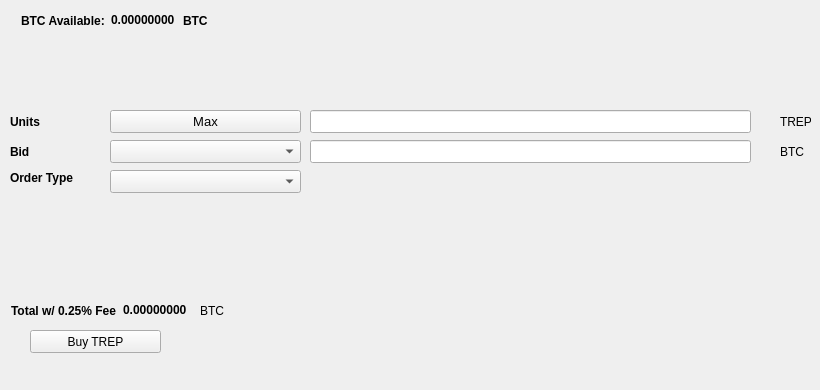
   <widget class="QWidget" name="BuyTab">
    <attribute name="title">
     <string>Buy</string>
    </attribute>
    <widget class="QPushButton" name="BuyTREP">
     <property name="geometry">
      <rect>
       <x>30</x>
       <y>330</y>
       <width>131</width>
       <height>23</height>
      </rect>
     </property>
     <property name="text">
      <string>Buy TREP</string>
     </property>
     <property name="icon">
      <iconset resource="../trepco.qrc">
       <normaloff>:/icons/bitcoin</normaloff>:/icons/bitcoin</iconset>
     </property>
    </widget>
    <widget class="QLabel" name="label_3">
     <property name="geometry">
      <rect>
       <x>10</x>
       <y>110</y>
       <width>46</width>
       <height>23</height>
      </rect>
     </property>
     <property name="font">
      <font>
       <weight>75</weight>
       <bold>true</bold>
      </font>
     </property>
     <property name="text">
      <string>Units</string>
     </property>
    </widget>
    <widget class="QLineEdit" name="UnitsInput">
     <property name="geometry">
      <rect>
       <x>310</x>
       <y>110</y>
       <width>441</width>
       <height>23</height>
      </rect>
     </property>
     <property name="font">
      <font>
       <pointsize>9</pointsize>
       <weight>75</weight>
       <bold>true</bold>
      </font>
     </property>
    </widget>
    <widget class="QLineEdit" name="BuyBidPriceEdit">
     <property name="geometry">
      <rect>
       <x>310</x>
       <y>140</y>
       <width>441</width>
       <height>23</height>
      </rect>
     </property>
     <property name="font">
      <font>
       <pointsize>9</pointsize>
       <weight>75</weight>
       <bold>true</bold>
      </font>
     </property>
    </widget>
    <widget class="QLabel" name="label_4">
     <property name="geometry">
      <rect>
       <x>780</x>
       <y>110</y>
       <width>31</width>
       <height>23</height>
      </rect>
     </property>
     <property name="text">
      <string>TREP</string>
     </property>
    </widget>
    <widget class="QLabel" name="label_5">
     <property name="geometry">
      <rect>
       <x>780</x>
       <y>140</y>
       <width>31</width>
       <height>23</height>
      </rect>
     </property>
     <property name="text">
      <string>BTC</string>
     </property>
    </widget>
    <widget class="QLabel" name="label_6">
     <property name="geometry">
      <rect>
       <x>10</x>
       <y>140</y>
       <width>46</width>
       <height>23</height>
      </rect>
     </property>
     <property name="font">
      <font>
       <weight>75</weight>
       <bold>true</bold>
      </font>
     </property>
     <property name="text">
      <string>Bid</string>
     </property>
    </widget>
    <widget class="QLabel" name="label_7">
     <property name="geometry">
      <rect>
       <x>10</x>
       <y>170</y>
       <width>91</width>
       <height>16</height>
      </rect>
     </property>
     <property name="font">
      <font>
       <weight>75</weight>
       <bold>true</bold>
      </font>
     </property>
     <property name="text">
      <string>Order Type</string>
     </property>
    </widget>
    <widget class="QPushButton" name="Buy_Max_Amount">
     <property name="geometry">
      <rect>
       <x>110</x>
       <y>110</y>
       <width>191</width>
       <height>23</height>
      </rect>
     </property>
     <property name="font">
      <font>
       <pointsize>10</pointsize>
      </font>
     </property>
     <property name="text">
      <string>Max</string>
     </property>
    </widget>
    <widget class="QComboBox" name="BuyBidcomboBox">
     <property name="geometry">
      <rect>
       <x>110</x>
       <y>140</y>
       <width>191</width>
       <height>23</height>
      </rect>
     </property>
     <property name="font">
      <font>
       <pointsize>10</pointsize>
      </font>
     </property>
    </widget>
    <widget class="QComboBox" name="buyOrdertypeCombo">
     <property name="geometry">
      <rect>
       <x>110</x>
       <y>170</y>
       <width>191</width>
       <height>23</height>
      </rect>
     </property>
     <property name="font">
      <font>
       <pointsize>10</pointsize>
      </font>
     </property>
    </widget>
    <widget class="QWidget" name="layoutWidget1">
     <property name="geometry">
      <rect>
       <x>21</x>
       <y>11</y>
       <width>227</width>
       <height>19</height>
      </rect>
     </property>
     <layout class="QHBoxLayout" name="horizontalLayout_3">
      <item>
       <widget class="QLabel" name="label232">
        <property name="font">
         <font>
          <weight>75</weight>
          <bold>true</bold>
         </font>
        </property>
        <property name="text">
         <string>BTC Available:</string>
        </property>
       </widget>
      </item>
      <item>
       <widget class="QLabel" name="BtcAvailableLbl">
        <property name="palette">
         <palette>
          <active>
           <colorrole role="WindowText">
            <brush brushstyle="SolidPattern">
             <color alpha="255">
              <red>0</red>
              <green>0</green>
              <blue>0</blue>
             </color>
            </brush>
           </colorrole>
           <colorrole role="Button">
            <brush brushstyle="SolidPattern">
             <color alpha="255">
              <red>0</red>
              <green>170</green>
              <blue>0</blue>
             </color>
            </brush>
           </colorrole>
           <colorrole role="Light">
            <brush brushstyle="SolidPattern">
             <color alpha="255">
              <red>0</red>
              <green>255</green>
              <blue>0</blue>
             </color>
            </brush>
           </colorrole>
           <colorrole role="Midlight">
            <brush brushstyle="SolidPattern">
             <color alpha="255">
              <red>0</red>
              <green>212</green>
              <blue>0</blue>
             </color>
            </brush>
           </colorrole>
           <colorrole role="Dark">
            <brush brushstyle="SolidPattern">
             <color alpha="255">
              <red>0</red>
              <green>85</green>
              <blue>0</blue>
             </color>
            </brush>
           </colorrole>
           <colorrole role="Mid">
            <brush brushstyle="SolidPattern">
             <color alpha="255">
              <red>0</red>
              <green>113</green>
              <blue>0</blue>
             </color>
            </brush>
           </colorrole>
           <colorrole role="Text">
            <brush brushstyle="SolidPattern">
             <color alpha="255">
              <red>0</red>
              <green>170</green>
              <blue>0</blue>
             </color>
            </brush>
           </colorrole>
           <colorrole role="BrightText">
            <brush brushstyle="SolidPattern">
             <color alpha="255">
              <red>255</red>
              <green>255</green>
              <blue>255</blue>
             </color>
            </brush>
           </colorrole>
           <colorrole role="ButtonText">
            <brush brushstyle="SolidPattern">
             <color alpha="255">
              <red>0</red>
              <green>0</green>
              <blue>0</blue>
             </color>
            </brush>
           </colorrole>
           <colorrole role="Base">
            <brush brushstyle="SolidPattern">
             <color alpha="255">
              <red>255</red>
              <green>255</green>
              <blue>255</blue>
             </color>
            </brush>
           </colorrole>
           <colorrole role="Window">
            <brush brushstyle="SolidPattern">
             <color alpha="255">
              <red>0</red>
              <green>170</green>
              <blue>0</blue>
             </color>
            </brush>
           </colorrole>
           <colorrole role="Shadow">
            <brush brushstyle="SolidPattern">
             <color alpha="255">
              <red>0</red>
              <green>0</green>
              <blue>0</blue>
             </color>
            </brush>
           </colorrole>
           <colorrole role="AlternateBase">
            <brush brushstyle="SolidPattern">
             <color alpha="255">
              <red>127</red>
              <green>212</green>
              <blue>127</blue>
             </color>
            </brush>
           </colorrole>
           <colorrole role="ToolTipBase">
            <brush brushstyle="SolidPattern">
             <color alpha="255">
              <red>255</red>
              <green>255</green>
              <blue>220</blue>
             </color>
            </brush>
           </colorrole>
           <colorrole role="ToolTipText">
            <brush brushstyle="SolidPattern">
             <color alpha="255">
              <red>0</red>
              <green>0</green>
              <blue>0</blue>
             </color>
            </brush>
           </colorrole>
          </active>
          <inactive>
           <colorrole role="WindowText">
            <brush brushstyle="SolidPattern">
             <color alpha="255">
              <red>0</red>
              <green>0</green>
              <blue>0</blue>
             </color>
            </brush>
           </colorrole>
           <colorrole role="Button">
            <brush brushstyle="SolidPattern">
             <color alpha="255">
              <red>0</red>
              <green>170</green>
              <blue>0</blue>
             </color>
            </brush>
           </colorrole>
           <colorrole role="Light">
            <brush brushstyle="SolidPattern">
             <color alpha="255">
              <red>0</red>
              <green>255</green>
              <blue>0</blue>
             </color>
            </brush>
           </colorrole>
           <colorrole role="Midlight">
            <brush brushstyle="SolidPattern">
             <color alpha="255">
              <red>0</red>
              <green>212</green>
              <blue>0</blue>
             </color>
            </brush>
           </colorrole>
           <colorrole role="Dark">
            <brush brushstyle="SolidPattern">
             <color alpha="255">
              <red>0</red>
              <green>85</green>
              <blue>0</blue>
             </color>
            </brush>
           </colorrole>
           <colorrole role="Mid">
            <brush brushstyle="SolidPattern">
             <color alpha="255">
              <red>0</red>
              <green>113</green>
              <blue>0</blue>
             </color>
            </brush>
           </colorrole>
           <colorrole role="Text">
            <brush brushstyle="SolidPattern">
             <color alpha="255">
              <red>0</red>
              <green>170</green>
              <blue>0</blue>
             </color>
            </brush>
           </colorrole>
           <colorrole role="BrightText">
            <brush brushstyle="SolidPattern">
             <color alpha="255">
              <red>255</red>
              <green>255</green>
              <blue>255</blue>
             </color>
            </brush>
           </colorrole>
           <colorrole role="ButtonText">
            <brush brushstyle="SolidPattern">
             <color alpha="255">
              <red>0</red>
              <green>0</green>
              <blue>0</blue>
             </color>
            </brush>
           </colorrole>
           <colorrole role="Base">
            <brush brushstyle="SolidPattern">
             <color alpha="255">
              <red>255</red>
              <green>255</green>
              <blue>255</blue>
             </color>
            </brush>
           </colorrole>
           <colorrole role="Window">
            <brush brushstyle="SolidPattern">
             <color alpha="255">
              <red>0</red>
              <green>170</green>
              <blue>0</blue>
             </color>
            </brush>
           </colorrole>
           <colorrole role="Shadow">
            <brush brushstyle="SolidPattern">
             <color alpha="255">
              <red>0</red>
              <green>0</green>
              <blue>0</blue>
             </color>
            </brush>
           </colorrole>
           <colorrole role="AlternateBase">
            <brush brushstyle="SolidPattern">
             <color alpha="255">
              <red>127</red>
              <green>212</green>
              <blue>127</blue>
             </color>
            </brush>
           </colorrole>
           <colorrole role="ToolTipBase">
            <brush brushstyle="SolidPattern">
             <color alpha="255">
              <red>255</red>
              <green>255</green>
              <blue>220</blue>
             </color>
            </brush>
           </colorrole>
           <colorrole role="ToolTipText">
            <brush brushstyle="SolidPattern">
             <color alpha="255">
              <red>0</red>
              <green>0</green>
              <blue>0</blue>
             </color>
            </brush>
           </colorrole>
          </inactive>
          <disabled>
           <colorrole role="WindowText">
            <brush brushstyle="SolidPattern">
             <color alpha="255">
              <red>0</red>
              <green>85</green>
              <blue>0</blue>
             </color>
            </brush>
           </colorrole>
           <colorrole role="Button">
            <brush brushstyle="SolidPattern">
             <color alpha="255">
              <red>0</red>
              <green>170</green>
              <blue>0</blue>
             </color>
            </brush>
           </colorrole>
           <colorrole role="Light">
            <brush brushstyle="SolidPattern">
             <color alpha="255">
              <red>0</red>
              <green>255</green>
              <blue>0</blue>
             </color>
            </brush>
           </colorrole>
           <colorrole role="Midlight">
            <brush brushstyle="SolidPattern">
             <color alpha="255">
              <red>0</red>
              <green>212</green>
              <blue>0</blue>
             </color>
            </brush>
           </colorrole>
           <colorrole role="Dark">
            <brush brushstyle="SolidPattern">
             <color alpha="255">
              <red>0</red>
              <green>85</green>
              <blue>0</blue>
             </color>
            </brush>
           </colorrole>
           <colorrole role="Mid">
            <brush brushstyle="SolidPattern">
             <color alpha="255">
              <red>0</red>
              <green>113</green>
              <blue>0</blue>
             </color>
            </brush>
           </colorrole>
           <colorrole role="Text">
            <brush brushstyle="SolidPattern">
             <color alpha="255">
              <red>0</red>
              <green>85</green>
              <blue>0</blue>
             </color>
            </brush>
           </colorrole>
           <colorrole role="BrightText">
            <brush brushstyle="SolidPattern">
             <color alpha="255">
              <red>255</red>
              <green>255</green>
              <blue>255</blue>
             </color>
            </brush>
           </colorrole>
           <colorrole role="ButtonText">
            <brush brushstyle="SolidPattern">
             <color alpha="255">
              <red>0</red>
              <green>85</green>
              <blue>0</blue>
             </color>
            </brush>
           </colorrole>
           <colorrole role="Base">
            <brush brushstyle="SolidPattern">
             <color alpha="255">
              <red>0</red>
              <green>170</green>
              <blue>0</blue>
             </color>
            </brush>
           </colorrole>
           <colorrole role="Window">
            <brush brushstyle="SolidPattern">
             <color alpha="255">
              <red>0</red>
              <green>170</green>
              <blue>0</blue>
             </color>
            </brush>
           </colorrole>
           <colorrole role="Shadow">
            <brush brushstyle="SolidPattern">
             <color alpha="255">
              <red>0</red>
              <green>0</green>
              <blue>0</blue>
             </color>
            </brush>
           </colorrole>
           <colorrole role="AlternateBase">
            <brush brushstyle="SolidPattern">
             <color alpha="255">
              <red>0</red>
              <green>170</green>
              <blue>0</blue>
             </color>
            </brush>
           </colorrole>
           <colorrole role="ToolTipBase">
            <brush brushstyle="SolidPattern">
             <color alpha="255">
              <red>255</red>
              <green>255</green>
              <blue>220</blue>
             </color>
            </brush>
           </colorrole>
           <colorrole role="ToolTipText">
            <brush brushstyle="SolidPattern">
             <color alpha="255">
              <red>0</red>
              <green>0</green>
              <blue>0</blue>
             </color>
            </brush>
           </colorrole>
          </disabled>
         </palette>
        </property>
        <property name="font">
         <font>
          <weight>75</weight>
          <bold>true</bold>
         </font>
        </property>
        <property name="text">
         <string>0.00000000</string>
        </property>
        <property name="textInteractionFlags">
         <set>Qt::LinksAccessibleByMouse|Qt::TextSelectableByKeyboard|Qt::TextSelectableByMouse</set>
        </property>
       </widget>
      </item>
      <item>
       <widget class="QLabel" name="BtcAvailableLbl_2">
        <property name="font">
         <font>
          <weight>75</weight>
          <bold>true</bold>
         </font>
        </property>
        <property name="text">
         <string>BTC</string>
        </property>
       </widget>
      </item>
     </layout>
    </widget>
    <widget class="QWidget" name="layoutWidge2">
     <property name="geometry">
      <rect>
       <x>11</x>
       <y>301</y>
       <width>259</width>
       <height>19</height>
      </rect>
     </property>
     <layout class="QHBoxLayout" name="horizontalLayout_4">
      <item>
       <widget class="QLabel" name="label_9">
        <property name="font">
         <font>
          <weight>75</weight>
          <bold>true</bold>
         </font>
        </property>
        <property name="text">
         <string>Total w/ 0.25% Fee</string>
        </property>
       </widget>
      </item>
      <item>
       <widget class="QLabel" name="BuyCostLabel">
        <property name="palette">
         <palette>
          <active>
           <colorrole role="WindowText">
            <brush brushstyle="SolidPattern">
             <color alpha="255">
              <red>0</red>
              <green>0</green>
              <blue>0</blue>
             </color>
            </brush>
           </colorrole>
           <colorrole role="Button">
            <brush brushstyle="SolidPattern">
             <color alpha="255">
              <red>0</red>
              <green>170</green>
              <blue>0</blue>
             </color>
            </brush>
           </colorrole>
           <colorrole role="Light">
            <brush brushstyle="SolidPattern">
             <color alpha="255">
              <red>0</red>
              <green>255</green>
              <blue>0</blue>
             </color>
            </brush>
           </colorrole>
           <colorrole role="Midlight">
            <brush brushstyle="SolidPattern">
             <color alpha="255">
              <red>0</red>
              <green>212</green>
              <blue>0</blue>
             </color>
            </brush>
           </colorrole>
           <colorrole role="Dark">
            <brush brushstyle="SolidPattern">
             <color alpha="255">
              <red>0</red>
              <green>85</green>
              <blue>0</blue>
             </color>
            </brush>
           </colorrole>
           <colorrole role="Mid">
            <brush brushstyle="SolidPattern">
             <color alpha="255">
              <red>0</red>
              <green>113</green>
              <blue>0</blue>
             </color>
            </brush>
           </colorrole>
           <colorrole role="Text">
            <brush brushstyle="SolidPattern">
             <color alpha="255">
              <red>0</red>
              <green>170</green>
              <blue>0</blue>
             </color>
            </brush>
           </colorrole>
           <colorrole role="BrightText">
            <brush brushstyle="SolidPattern">
             <color alpha="255">
              <red>255</red>
              <green>255</green>
              <blue>255</blue>
             </color>
            </brush>
           </colorrole>
           <colorrole role="ButtonText">
            <brush brushstyle="SolidPattern">
             <color alpha="255">
              <red>0</red>
              <green>0</green>
              <blue>0</blue>
             </color>
            </brush>
           </colorrole>
           <colorrole role="Base">
            <brush brushstyle="SolidPattern">
             <color alpha="255">
              <red>255</red>
              <green>255</green>
              <blue>255</blue>
             </color>
            </brush>
           </colorrole>
           <colorrole role="Window">
            <brush brushstyle="SolidPattern">
             <color alpha="255">
              <red>0</red>
              <green>170</green>
              <blue>0</blue>
             </color>
            </brush>
           </colorrole>
           <colorrole role="Shadow">
            <brush brushstyle="SolidPattern">
             <color alpha="255">
              <red>0</red>
              <green>0</green>
              <blue>0</blue>
             </color>
            </brush>
           </colorrole>
           <colorrole role="AlternateBase">
            <brush brushstyle="SolidPattern">
             <color alpha="255">
              <red>127</red>
              <green>212</green>
              <blue>127</blue>
             </color>
            </brush>
           </colorrole>
           <colorrole role="ToolTipBase">
            <brush brushstyle="SolidPattern">
             <color alpha="255">
              <red>255</red>
              <green>255</green>
              <blue>220</blue>
             </color>
            </brush>
           </colorrole>
           <colorrole role="ToolTipText">
            <brush brushstyle="SolidPattern">
             <color alpha="255">
              <red>0</red>
              <green>0</green>
              <blue>0</blue>
             </color>
            </brush>
           </colorrole>
          </active>
          <inactive>
           <colorrole role="WindowText">
            <brush brushstyle="SolidPattern">
             <color alpha="255">
              <red>0</red>
              <green>0</green>
              <blue>0</blue>
             </color>
            </brush>
           </colorrole>
           <colorrole role="Button">
            <brush brushstyle="SolidPattern">
             <color alpha="255">
              <red>0</red>
              <green>170</green>
              <blue>0</blue>
             </color>
            </brush>
           </colorrole>
           <colorrole role="Light">
            <brush brushstyle="SolidPattern">
             <color alpha="255">
              <red>0</red>
              <green>255</green>
              <blue>0</blue>
             </color>
            </brush>
           </colorrole>
           <colorrole role="Midlight">
            <brush brushstyle="SolidPattern">
             <color alpha="255">
              <red>0</red>
              <green>212</green>
              <blue>0</blue>
             </color>
            </brush>
           </colorrole>
           <colorrole role="Dark">
            <brush brushstyle="SolidPattern">
             <color alpha="255">
              <red>0</red>
              <green>85</green>
              <blue>0</blue>
             </color>
            </brush>
           </colorrole>
           <colorrole role="Mid">
            <brush brushstyle="SolidPattern">
             <color alpha="255">
              <red>0</red>
              <green>113</green>
              <blue>0</blue>
             </color>
            </brush>
           </colorrole>
           <colorrole role="Text">
            <brush brushstyle="SolidPattern">
             <color alpha="255">
              <red>0</red>
              <green>170</green>
              <blue>0</blue>
             </color>
            </brush>
           </colorrole>
           <colorrole role="BrightText">
            <brush brushstyle="SolidPattern">
             <color alpha="255">
              <red>255</red>
              <green>255</green>
              <blue>255</blue>
             </color>
            </brush>
           </colorrole>
           <colorrole role="ButtonText">
            <brush brushstyle="SolidPattern">
             <color alpha="255">
              <red>0</red>
              <green>0</green>
              <blue>0</blue>
             </color>
            </brush>
           </colorrole>
           <colorrole role="Base">
            <brush brushstyle="SolidPattern">
             <color alpha="255">
              <red>255</red>
              <green>255</green>
              <blue>255</blue>
             </color>
            </brush>
           </colorrole>
           <colorrole role="Window">
            <brush brushstyle="SolidPattern">
             <color alpha="255">
              <red>0</red>
              <green>170</green>
              <blue>0</blue>
             </color>
            </brush>
           </colorrole>
           <colorrole role="Shadow">
            <brush brushstyle="SolidPattern">
             <color alpha="255">
              <red>0</red>
              <green>0</green>
              <blue>0</blue>
             </color>
            </brush>
           </colorrole>
           <colorrole role="AlternateBase">
            <brush brushstyle="SolidPattern">
             <color alpha="255">
              <red>127</red>
              <green>212</green>
              <blue>127</blue>
             </color>
            </brush>
           </colorrole>
           <colorrole role="ToolTipBase">
            <brush brushstyle="SolidPattern">
             <color alpha="255">
              <red>255</red>
              <green>255</green>
              <blue>220</blue>
             </color>
            </brush>
           </colorrole>
           <colorrole role="ToolTipText">
            <brush brushstyle="SolidPattern">
             <color alpha="255">
              <red>0</red>
              <green>0</green>
              <blue>0</blue>
             </color>
            </brush>
           </colorrole>
          </inactive>
          <disabled>
           <colorrole role="WindowText">
            <brush brushstyle="SolidPattern">
             <color alpha="255">
              <red>0</red>
              <green>85</green>
              <blue>0</blue>
             </color>
            </brush>
           </colorrole>
           <colorrole role="Button">
            <brush brushstyle="SolidPattern">
             <color alpha="255">
              <red>0</red>
              <green>170</green>
              <blue>0</blue>
             </color>
            </brush>
           </colorrole>
           <colorrole role="Light">
            <brush brushstyle="SolidPattern">
             <color alpha="255">
              <red>0</red>
              <green>255</green>
              <blue>0</blue>
             </color>
            </brush>
           </colorrole>
           <colorrole role="Midlight">
            <brush brushstyle="SolidPattern">
             <color alpha="255">
              <red>0</red>
              <green>212</green>
              <blue>0</blue>
             </color>
            </brush>
           </colorrole>
           <colorrole role="Dark">
            <brush brushstyle="SolidPattern">
             <color alpha="255">
              <red>0</red>
              <green>85</green>
              <blue>0</blue>
             </color>
            </brush>
           </colorrole>
           <colorrole role="Mid">
            <brush brushstyle="SolidPattern">
             <color alpha="255">
              <red>0</red>
              <green>113</green>
              <blue>0</blue>
             </color>
            </brush>
           </colorrole>
           <colorrole role="Text">
            <brush brushstyle="SolidPattern">
             <color alpha="255">
              <red>0</red>
              <green>85</green>
              <blue>0</blue>
             </color>
            </brush>
           </colorrole>
           <colorrole role="BrightText">
            <brush brushstyle="SolidPattern">
             <color alpha="255">
              <red>255</red>
              <green>255</green>
              <blue>255</blue>
             </color>
            </brush>
           </colorrole>
           <colorrole role="ButtonText">
            <brush brushstyle="SolidPattern">
             <color alpha="255">
              <red>0</red>
              <green>85</green>
              <blue>0</blue>
             </color>
            </brush>
           </colorrole>
           <colorrole role="Base">
            <brush brushstyle="SolidPattern">
             <color alpha="255">
              <red>0</red>
              <green>170</green>
              <blue>0</blue>
             </color>
            </brush>
           </colorrole>
           <colorrole role="Window">
            <brush brushstyle="SolidPattern">
             <color alpha="255">
              <red>0</red>
              <green>170</green>
              <blue>0</blue>
             </color>
            </brush>
           </colorrole>
           <colorrole role="Shadow">
            <brush brushstyle="SolidPattern">
             <color alpha="255">
              <red>0</red>
              <green>0</green>
              <blue>0</blue>
             </color>
            </brush>
           </colorrole>
           <colorrole role="AlternateBase">
            <brush brushstyle="SolidPattern">
             <color alpha="255">
              <red>0</red>
              <green>170</green>
              <blue>0</blue>
             </color>
            </brush>
           </colorrole>
           <colorrole role="ToolTipBase">
            <brush brushstyle="SolidPattern">
             <color alpha="255">
              <red>255</red>
              <green>255</green>
              <blue>220</blue>
             </color>
            </brush>
           </colorrole>
           <colorrole role="ToolTipText">
            <brush brushstyle="SolidPattern">
             <color alpha="255">
              <red>0</red>
              <green>0</green>
              <blue>0</blue>
             </color>
            </brush>
           </colorrole>
          </disabled>
         </palette>
        </property>
        <property name="font">
         <font>
          <weight>75</weight>
          <bold>true</bold>
         </font>
        </property>
        <property name="autoFillBackground">
         <bool>false</bool>
        </property>
        <property name="text">
         <string>0.00000000</string>
        </property>
        <property name="textInteractionFlags">
         <set>Qt::LinksAccessibleByMouse|Qt::TextSelectableByMouse</set>
        </property>
       </widget>
      </item>
      <item>
       <widget class="QLabel" name="label_10">
        <property name="font">
         <font>
          <weight>50</weight>
          <bold>false</bold>
         </font>
        </property>
        <property name="text">
         <string>BTC</string>
        </property>
       </widget>
      </item>
     </layout>
    </widget>
    <widget class="QLabel" name="label_24">
     <property name="geometry">
      <rect>
       <x>460</x>
       <y>300</y>
       <width>281</width>
       <height>81</height>
      </rect>
     </property>
     <property name="text">
      <string/>
     </property>
     <property name="pixmap">
      <pixmap>:/images/bittrex</pixmap>
     </property>
    </widget>
   </widget>
